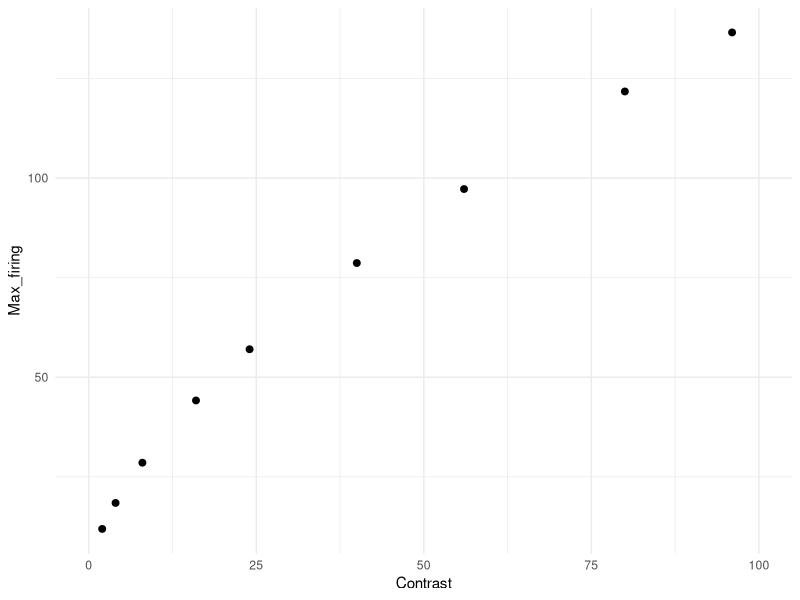
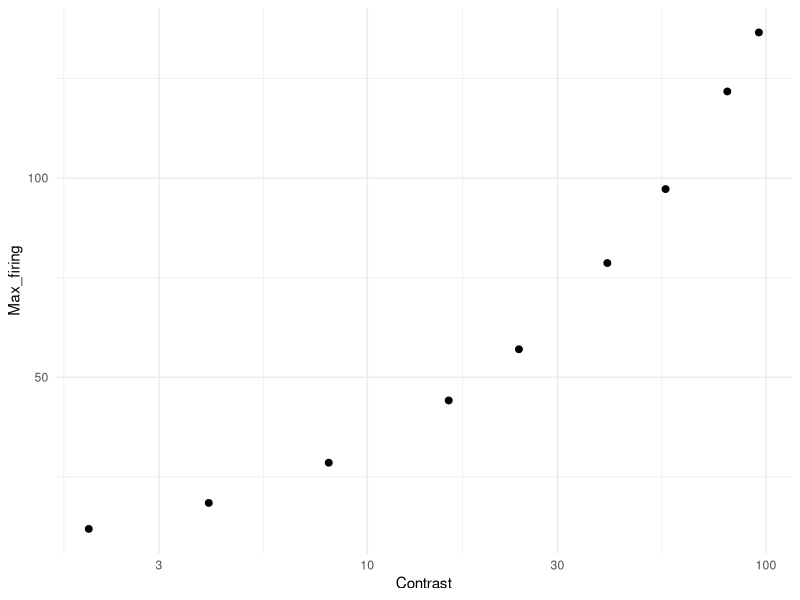

The R source for these figures, in order: (Note: this script raises an error after producing the figures.)
# Simulation based on Albrecht & Hamilton (1982, fig. 1I)

library(tidyverse)
library(doParallel)
library(foreach)

Contrast <- c(2, 4, 8, 16, 24, 40, 56, 80, 96)
a <- 7.7
b <- 0.63

Max_firing <- a * Contrast^b
df_ah <- data.frame(Contrast, Max_firing)

g1 <- ggplot(df_ah, aes(x = Contrast, y = Max_firing)) +
  geom_point(size = 2) +
  coord_cartesian(xlim = c(0, 100)) +
  theme_minimal()
g1            

g2 <- ggplot(df_ah, aes(x = Contrast, y = Max_firing)) +
  geom_point(size = 2) +
  scale_x_log10() +
  theme_minimal()
g2 

### Simulation ###
cl <- makeCluster(parallel::detectCores() - 1)
registerDoParallel(cl)

n_neurons <- 180                                               # Number of neurons in the population
orientations <- seq(1, 180, by = 1)                            # Possible orientations (0 to 359 degrees)
preferred_orientations <-  seq(1, 180, length.out = n_neurons) # Preferred orientation of each neuron
max_firing_seq <- df_ah$Max_firing                             # Maximum firing rate of each neuron
contrast <-       df_ah$Contrast
tuning_width    <- 20                                          # Tuning width (standard deviation) of each neuron's response curve
n_trials <- 10000

all_results <- list()

for (max_firing_rate in max_firing_seq) {
  
  cat("Running max firing rate =", max_firing_rate, "\n")
  
  tuning_curves <- matrix(0, nrow = n_neurons, ncol = length(orientations))
  
  for (i in 1:n_neurons) {
    tuning_curves[i, ] <- max_firing_rate * exp(
      -0.5 * (
        pmin(abs(orientations - preferred_orientations[i]),
             180 - abs(orientations - preferred_orientations[i]))^2
      ) / tuning_width^2
    )
  }
  
  # ---- 90 ----
  responses_90 <- foreach(
    i = 1:n_trials,
    .combine = rbind,
    .packages = "stats"
  ) %dopar% {
    
    input_90 <- rnorm(n_trials, 90, 0)
    idx <- round(input_90[i]) + 1
    idx <- pmin(pmax(idx, 1), 180)
    
    mu <- tuning_curves[, idx]
    mu[mu == 0] <- 1e-8
    
    resp <- rnbinom(n_neurons, size = 1000000, mu = mu)
    
    cbind(resp,
          neuron = seq_len(n_neurons),
          stim = 90,
          trial = i,
          maxFR = max_firing_rate)
  }
  
  # ---- 91 ----
  responses_91 <- foreach(
    i = 1:n_trials,
    .combine = rbind,
    .packages = "stats"
  ) %dopar% {
    
    input_91 <- rnorm(n_trials, 91, 0)
    idx <- round(input_91[i]) + 1
    idx <- pmin(pmax(idx, 1), 180)
    
    mu <- tuning_curves[, idx]
    mu[mu == 0] <- 1e-8
    
    resp <- rnbinom(n_neurons, size = 1000000, mu = mu)
    
    cbind(resp,
          neuron = seq_len(n_neurons),
          stim = 91,
          trial = i,
          maxFR = max_firing_rate)
  }
  
  df_tmp <- as.data.frame(rbind(responses_90, responses_91))
  colnames(df_tmp) <- c("Spikes", "Neuron", "Stimulus", "Trial", "Contrast")
  
  all_results[[as.character(max_firing_rate)]] <- df_tmp
}

df <- do.call(rbind, all_results)
df$Contrast <- contrast[match(df$Contrast, max_firing_seq)]

### Visualization ###
df %>%
  group_by(Stimulus, Contrast, Trial) %>%
  summarise(Sum_spikes = sum(Spikes), .groups = "drop") -> df_sum

g3 <- ggplot(df_sum, aes(x = Sum_spikes, color = factor(Contrast))) +
  geom_density(alpha = 0.2, linewidth = 1) +
  theme_classic() +
  labs(
    x = "Sum of spikes",
    y = "Density",
    color = "Contrast",
    fill =  "Contrast"
  )
g3

df_sum %>%
  group_by(Contrast) %>%
  summarise(Mean_sum_spikes = mean(Sum_spikes),
            SD_sum_spikes = sd(Sum_spikes), .groups = "drop") -> df_summary

df_summary %>%
  ggplot(aes(x = Contrast, y = Mean_sum_spikes)) +
  geom_point(size = 2) +
  coord_cartesian(xlim = c(0, 100)) +
  theme_minimal() -> g4
g4

df_summary %>%
  ggplot(aes(x = Contrast, y = Mean_sum_spikes)) +
  geom_point(size = 2) +
  scale_x_log10() +
  scale_y_log10() +
  theme_minimal() -> g5
g5

df_summary %>%
  ggplot(aes(x = Contrast, y = SD_sum_spikes)) +
  geom_point(size = 2) +
  coord_cartesian(xlim = c(0, 100)) +
  theme_minimal() -> g6
g6

df_summary %>%
  ggplot(aes(x = Contrast, y = SD_sum_spikes)) +
  geom_point(size = 2) +
  scale_x_log10() +
  theme_minimal() -> g7
g7

df %>%
  filter(Neuron %in% c(90, 91)) %>%
  pivot_wider(names_from = Neuron, values_from = Spikes) %>%
  ggplot(aes(x = `90`, y = `91`, color = factor(Stimulus))) +
  geom_point(size = 2, alpha = 0.2) +
  labs(x = "Neuron 90", y = "Neuron 91") +
  coord_cartesian(xlim = c(0, 100), ylim = c(0, 100)) +
  theme_minimal() +
  facet_wrap(. ~ Contrast) -> g8
# g8

# sanity check for fano factor 
df %>%
  group_by(Contrast, Stimulus, Neuron) %>%
  summarise(
    mean_spikes = mean(Spikes),
    var_spikes  = var(Spikes),
    fano = var_spikes / mean_spikes,
    .groups = "drop"
  ) %>%
  filter(mean_spikes > 0) %>%
  group_by(Contrast, Stimulus) %>%
  summarise(
    mean_mean_spikes = mean(mean_spikes, na.rm = TRUE),
    mean_var_spikes = mean(var_spikes),
    mean_fano = mean(fano, na.rm = TRUE), # average across neurons
    sd_fano   = sd(fano, na.rm = TRUE),   # sd across neurons
    .groups = "drop")

### Linear Fisher information ###
df_wide <- df %>%
  pivot_wider(
    id_cols = c(Trial, Contrast, Stimulus),
    names_from = Neuron,
    values_from = Spikes)

df_wide$Stimulus_bin <- ifelse(df_wide$Stimulus == 90, 1, 0)

compute_lfi <- function(data, lambda = 1e-6) {
  
  neurons <- grep("^[0-9]+$", colnames(data), value = TRUE)  
  
  data0 <- data[data$Stimulus_bin == 0, neurons]
  data1 <- data[data$Stimulus_bin == 1, neurons]
  
  mu0 <- colMeans(data0)
  mu1 <- colMeans(data1)
  
  df <- mu1 - mu0
  
  Sigma0 <- cov(data0)
  Sigma1 <- cov(data1)
  Sigma  <- (Sigma0 + Sigma1) / 2
  
  p <- length(neurons)              # 逆行列を安定化させる処理 (ニューロン間の相関を少し弱める)
  Sigma <- Sigma + lambda * diag(p) # Ridge正則化, Tikhonov regularization (小さい固有値を持ち上げる)
  
  I <- as.numeric(t(df) %*% solve(Sigma) %*% df) # LFI
  I_per_neuron <- I / p
  
  return(I_per_neuron)
}

maxFR_values <- sort(unique(df_wide$Contrast))

lfi_results <- data.frame(
  Contrast = numeric(),
  LFI_per_neuron = numeric()
)

for (maxFR in maxFR_values) {
  df_sub <- df_wide[df_wide$Contrast == maxFR, ]
  lfi_value <- compute_lfi(df_sub)
  lfi_results <- rbind(lfi_results,
                       data.frame(Contrast = maxFR,
                                  LFI_per_neuron = lfi_value))
}

lfi_results$Contrast <- contrast
print(lfi_results)

lfi_results %>%
  ggplot(aes(x = Contrast, y = LFI_per_neuron)) +
  geom_point(size = 2) +
  coord_cartesian(xlim = c(0, 100)) +
  theme_minimal() -> g9
g9

### Decoding with logistic regression ###
run_logistic_cv_parallel <- function(data, k = 5, ncores = detectCores() - 1) {
  
  predictors <- grep("^[0-9]+$", colnames(data), value = TRUE)  
  n <- nrow(data)
  
  set.seed(123)
  folds <- sample(rep(1:k, length.out = n))
  
  cl <- makeCluster(ncores)
  registerDoParallel(cl)
  
  acc <- foreach(i = 1:k, .combine = c) %dopar% {
    
    train <- data[folds != i, ]
    test  <- data[folds == i, ]
    
    model <- glm(
      Stimulus_bin ~ .,
      data = train[, c("Stimulus_bin", predictors)],
      family = binomial
    )
    
    prob <- predict(model, newdata = test, type = "response")
    pred <- ifelse(prob > 0.5, 1, 0)
    
    mean(pred == test$Stimulus_bin)
  }
  
  stopCluster(cl)
  
  mean(acc)
}

decoding_results <- data.frame(
  Contrast = numeric(),
  Decoding_accuracy = numeric()
)

for (maxFR in maxFR_values) {
  df_sub <- df_wide[df_wide$Contrast == maxFR, ]
  accuracy <- run_logistic_cv_parallel(df_sub, k = 5, ncores = detectCores() - 1)
  decoding_results <- rbind(decoding_results,
                            data.frame(Contrast = maxFR,
                                       Decoding_accuracy = accuracy))
}

decoding_results <- mutate(decoding_results, D_prime = qnorm(Decoding_accuracy) - qnorm(1 - Decoding_accuracy),
                           Contrast = contrast)
decoding_results

decoding_results %>%
  ggplot(aes(x = Contrast, y = D_prime)) +
  geom_point(size = 2) +
  coord_cartesian(xlim = c(0, 100)) +
  theme_minimal() -> g10
g10

decoding_results %>%
  ggplot(aes(x = Contrast, y = D_prime)) +
  geom_point(size = 2) +
  scale_x_log10() +
  theme_minimal() -> g11
g11

g <- cowplot::plot_grid(g1, g2, g10, g11, g4, g5, nrow = 3)
ggsave("fig_1i.png", g, width = 4, height = 5.6, dpi = 300)
